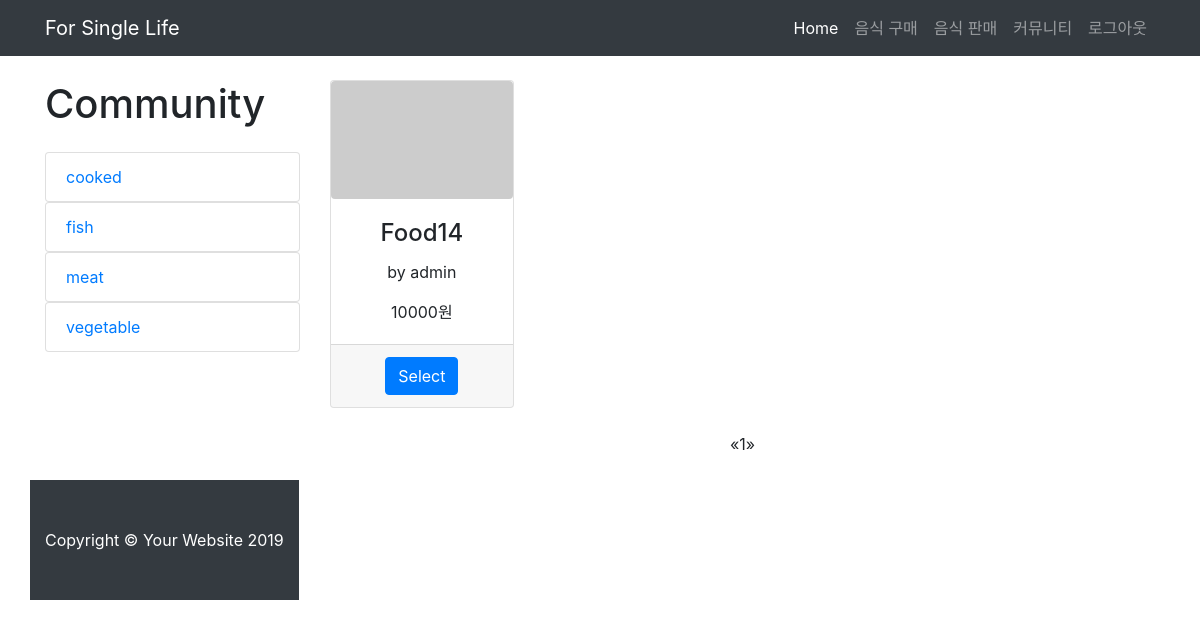
/foodlist/ (signed in), run on the app's committed database.
### app/models.py (models this page shows, shortened)
class food(models.Model):
    name = models.CharField(max_length=50)
    seller = models.ForeignKey(User, on_delete=models.CASCADE, related_name='foods')
    body = models.CharField(max_length=1024)
    photo = models.ImageField(blank=True)
    date = models.DateTimeField(auto_created=True, auto_now_add=True)
    price = models.IntegerField(default=0)
    view = models.IntegerField(default=0)
    category = models.CharField(max_length=20, default=0)
    lat = models.FloatField(null=True, blank=True)
    lng = models.FloatField(null=True, blank=True)

### app/views.py (the view)
# urls.py: path('foodlist/', views.foodlist, name='foodlist'),
def foodlist(request):
    user = User.objects.get(username=request.user.get_username())
    R = 6373.0
    foodlist = food.objects.order_by('-date')
    near_foodlist = []
    lat_from_purchaser = radians(float(user.location.lat))
    lng_from_purchaser = radians(float(user.location.lng))
    for object in foodlist:
        lat_from_seller = radians(float(object.lat))
        lng_from_seller = radians(float(object.lng))
        dlat = lat_from_purchaser - lat_from_seller
        dlng = lng_from_purchaser - lng_from_seller
        a = sin(dlat / 2) ** 2 + cos(lat_from_seller) * cos(lat_from_purchaser) * sin(dlng / 2) ** 2
        c = 2 * atan2(sqrt(a), sqrt(1 - a))
        distance = R * c
        if distance < 3: #거리변경가능
            near_foodlist.append(object)
    page = request.GET.get('page', 1)
    paginator = Paginator(near_foodlist, 8)
    try:
        lines = paginator.page(page)
    except PageNotAnInteger:
        lines = paginator.page(1)
    except EmptyPage:
        lines = paginator.page(paginator.num_pages)
    context = {'foodlist': lines}
    return render(request, 'foodlist.html', context)

### templates/foodlist.html (shortened to what this page needs)
{% load staticfiles %}
<!DOCTYPE html>
<html lang="en">
<head>
  <link href="{% static 'vendor/bootstrap/css/bootstrap.min.css' %}" rel="stylesheet">
  <link href="{% static 'css/heroic-features.css' %}" rel="stylesheet">
</head>
<body>
  <nav class="navbar navbar-expand-lg navbar-dark bg-dark fixed-top">
    <div class="container">
      <a class="navbar-brand" href="{% url 'main' %}">For Single Life</a>
      <div class="collapse navbar-collapse" id="navbarResponsive">
        <ul class="navbar-nav ml-auto">
          <li class="nav-item active">
            <a class="nav-link" href="{% url 'main' %}">Home
            </a>
          </li>
          <li class="nav-item">
            <a class="nav-link" href="{% url 'foodlist' %}">음식 구매</a>
          </li>
          <li class="nav-item">
            <a class="nav-link" href="{% url 'foodreg' %}">음식 판매</a>
          </li>
          <li class="nav-item">
            <a class="nav-link" href="{% url 'community' %}">커뮤니티</a>
          </li>
            <li class="nav-item">
            <a class="nav-link" href="{% url 'logout' %}">로그아웃</a>
          </li>
        </ul>
      </div>
    </div>
  </nav>
  <div class="container">
   <div class="row">
<div class="col-lg-3">
        <h1 class="my-4">Community</h1>
        <div class="list-group">
          <a href="{% url 'cooked' %}" class="list-group-item">cooked</a>
        </div>
    <div class="list-group">
          <a href="{% url 'fish' %}" class="list-group-item">fish</a>
        </div>
    <div class="list-group">
          <a href="{% url 'meat' %}" class="list-group-item">meat</a>
        </div>
    <div class="list-group">
          <a href="{% url 'vegetable' %}" class="list-group-item">vegetable</a>
        </div>
      </div>
      <div class="col-lg-9">
    <div class="row text-center">
{% for food in foodlist %}
      <div class="col-lg-3 col-md-6 mb-4">
        <div class="card h-100">
            {% if food.photo %}
        <img class="img-fluid rounded" name="image" src="{{ food.photo.url }}" alt="">
            {% else %}
            <img class="img-fluid rounded" name="image" src="http://placehold.it/500x325" alt="">
      {% endif %}
          <div class="card-body">
            <h4 class="card-title">{{ food.name }}</h4>
            <p class="card-text">by {{ food.seller.username}}</p>
              <p class="card-text">{{ food.price }}원</p>
          </div>
          <div class="card-footer">
              <form action="{% url 'foodlist' %}food={{ food.id }}" method="POST" title="{{ food.name}}">
                  <a href="{% url 'foodlist' %}food={{ food.id }}" value="{{ food.id }}" class="btn btn-primary" >Select</a>
              </form>
          </div>
        </div>
      </div>
        {% endfor %}
    </div>
<ul class="pagination justify-content-center mb-4">
        {% if foodlist.has_previous %}
          <li><a href="?page={{ foodlist.previous_page_number }}">&laquo;</a></li>
        {% else %}
          <li class = "disabled"><span>&laquo;</span></li>
        {% endif %}
        {% for i in foodlist.paginator.page_range %}
          {% if foodlist.number == i %}
            <li class="active"><span>{{ i }} <span class="sr-only">(current)</span></span></li>
          {% else %}
            <li><a href="?page={{ i }}">{{ i }}</a></li>
          {% endif %}
        {% endfor %}
        {% if foodlist.has_next %}
            <li><a href="?page={{ foodlist.next_page_number }}">&raquo;</a></li>
        {% else %}
            <li class="disabled"><span>&raquo;</span></li>
        {%endif %}
        </ul>
  </div>
  <footer class="py-5 bg-dark">
    <div class="container">
      <p class="m-0 text-center text-white">Copyright &copy; Your Website 2019</p>
    </div>
  </footer>
</body>
</html>

### static/css/heroic-features.css (style rules this page uses)
body { padding-top: 56px; }

### data on the page
food: name "Food14", seller.username "admin", price "10000", {{ food.id }} 14 (drawn)

### other printed values
{{ i }} "1"
